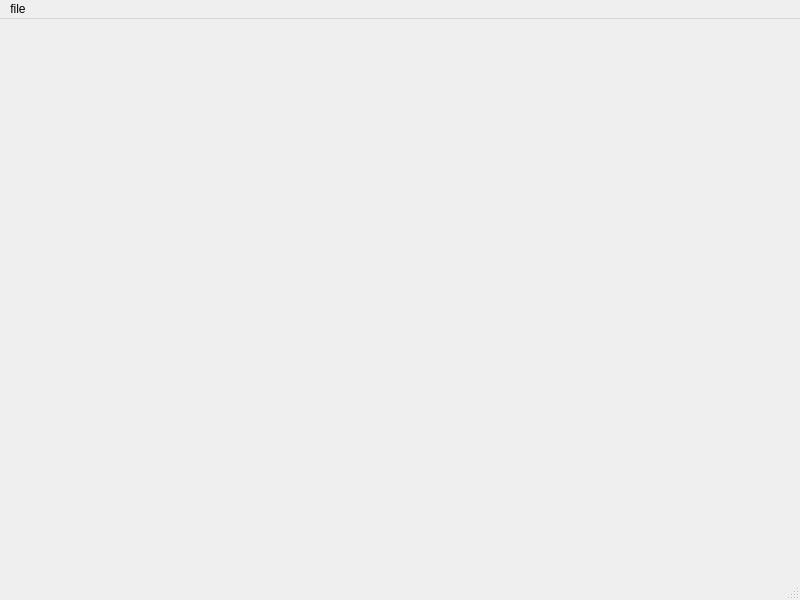
<?xml version="1.0" encoding="UTF-8"?>
<ui version="4.0">
 <class>MainWindow</class>
 <widget class="QMainWindow" name="MainWindow">
  <property name="geometry">
   <rect>
    <x>0</x>
    <y>0</y>
    <width>800</width>
    <height>600</height>
   </rect>
  </property>
  <property name="windowTitle">
   <string>MainWindow</string>
  </property>
  <widget class="QWidget" name="centralwidget"/>
  <widget class="QMenuBar" name="menubar">
   <property name="geometry">
    <rect>
     <x>0</x>
     <y>0</y>
     <width>800</width>
     <height>21</height>
    </rect>
   </property>
   <widget class="QMenu" name="menufile">
    <property name="title">
     <string>file</string>
    </property>
    <addaction name="actionopen"/>
    <addaction name="actionsave"/>
   </widget>
   <addaction name="menufile"/>
  </widget>
  <widget class="QStatusBar" name="statusbar"/>
  <action name="actionopen">
   <property name="checkable">
    <bool>true</bool>
   </property>
   <property name="icon">
    <iconset resource="res.qrc">
     <normaloff>:/ico/open.png</normaloff>:/ico/open.png</iconset>
   </property>
   <property name="text">
    <string>open</string>
   </property>
   <property name="shortcut">
    <string>Ctrl+O</string>
   </property>
  </action>
  <action name="actionsave">
   <property name="checkable">
    <bool>true</bool>
   </property>
   <property name="icon">
    <iconset resource="res.qrc">
     <normaloff>:/ico/save.png</normaloff>:/ico/save.png</iconset>
   </property>
   <property name="text">
    <string>save</string>
   </property>
   <property name="shortcut">
    <string>Ctrl+S</string>
   </property>
  </action>
 </widget>
 <resources>
  <include location="res.qrc"/>
 </resources>
 <connections/>
</ui>
